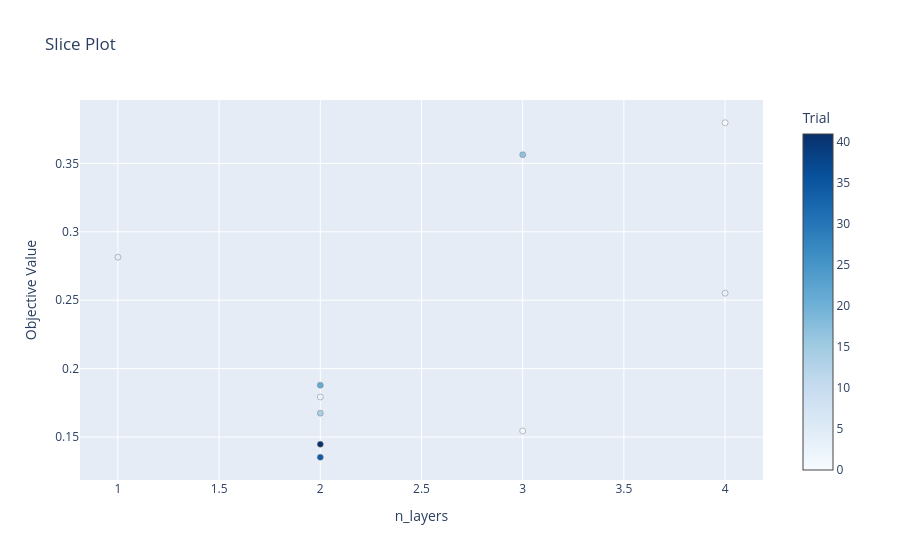

Write notebook code for a chart like this one.
### Code cell
optuna.visualization.plot_slice(study, params = ['n_layers']).show()

### Figure 1 — Plotly figure (JSON) as saved in the notebook; plotly's stock layout.template omitted (floating-point values rounded to 4 significant figures)
{"data": [{"marker": {"color": [0, 1, 2, 3, 4, 14, 17, 21, 34, 41], "colorbar": {"title": {"text": "Trial"}, "x": 1, "xpad": 40}, "colorscale": [[0, "rgb(247,251,255)"], [0.125, "rgb(222,235,247)"], [0.25, "rgb(198,219,239)"], [0.375, "rgb(158,202,225)"], [0.5, "rgb(107,174,214)"], [0.625, "rgb(66,146,198)"], [0.75, "rgb(33,113,181)"], [0.875, "rgb(8,81,156)"], [1, "rgb(8,48,107)"]], "line": {"color": "Grey", "width": 0.5}}, "mode": "markers", "name": "Feasible Trial", "showlegend": false, "type": "scatter", "x": [4, 3, 2, 4, 1, 2, 3, 2, 2, 2], "y": [0.3797, 0.1545, 0.1793, 0.2552, 0.2815, 0.1674, 0.3564, 0.1879, 0.1352, 0.1447]}], "layout": {"title": {"text": "Slice Plot"}, "xaxis": {"title": {"text": "n_layers"}}, "yaxis": {"title": {"text": "Objective Value"}}}}
